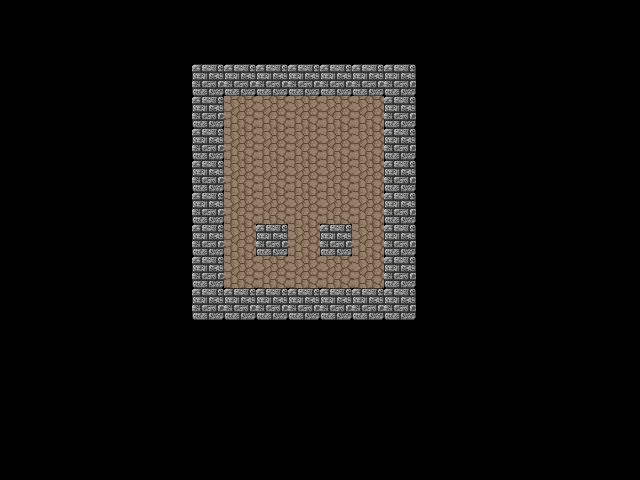

Below is a game level as drawn by its tile map, then a one-line description and the .tmx file that defines it, in full:
An orthogonal 20x15 tile map with 32x32 px tiles, 2 tile layers (Grounds, Walls), 6 tilesets and 10 objects (3x Red, 3x Blue, 3x Green, Hero).

<map version="1.0" orientation="orthogonal" width="20" height="15" tilewidth="32" tileheight="32">
 <tileset firstgid="1" name="grounds" tilewidth="32" tileheight="32">
  <image source="../assets/images/grounds.png" width="128" height="128" />
 </tileset>
 <tileset firstgid="17" name="walls" tilewidth="32" tileheight="32">
  <image source="../assets/images/walls.png" width="128" height="96" />
 </tileset>
 <tileset firstgid="29" name="changers" tilewidth="32" tileheight="32">
  <image source="../assets/images/changers.png" width="96" height="32" />
 </tileset>
 <tileset firstgid="32" name="capsules" tilewidth="32" tileheight="32">
  <image source="../assets/images/capsules.png" width="96" height="64" />
 </tileset>
 <tileset firstgid="38" name="viruses" tilewidth="32" tileheight="32">
  <image source="../assets/images/viruses.png" width="96" height="128" />
 </tileset>
 <tileset firstgid="50" name="hero" tilewidth="32" tileheight="32">
  <image source="../assets/images/character.png" width="416" height="96" />
 </tileset>
 <layer name="Grounds" width="20" height="15">
  <data encoding="csv">
0,0,0,0,0,0,0,0,0,0,0,0,0,0,0,0,0,0,0,0,
0,0,0,0,0,0,0,0,0,0,0,0,0,0,0,0,0,0,0,0,
0,0,0,0,0,0,0,0,0,0,0,0,0,0,0,0,0,0,0,0,
0,0,0,0,0,0,0,2,2,2,2,2,0,0,0,0,0,0,0,0,
0,0,0,0,0,0,0,2,2,2,2,2,0,0,0,0,0,0,0,0,
0,0,0,0,0,0,0,2,2,2,2,2,0,0,0,0,0,0,0,0,
0,0,0,0,0,0,0,2,2,2,2,2,0,0,0,0,0,0,0,0,
0,0,0,0,0,0,0,2,2,2,2,2,0,0,0,0,0,0,0,0,
0,0,0,0,0,0,0,2,2,2,2,2,0,0,0,0,0,0,0,0,
0,0,0,0,0,0,0,0,0,0,0,0,0,0,0,0,0,0,0,0,
0,0,0,0,0,0,0,0,0,0,0,0,0,0,0,0,0,0,0,0,
0,0,0,0,0,0,0,0,0,0,0,0,0,0,0,0,0,0,0,0,
0,0,0,0,0,0,0,0,0,0,0,0,0,0,0,0,0,0,0,0,
0,0,0,0,0,0,0,0,0,0,0,0,0,0,0,0,0,0,0,0,
0,0,0,0,0,0,0,0,0,0,0,0,0,0,0,0,0,0,0,0
</data>
 </layer>
 <layer name="Walls" width="20" height="15">
  <data encoding="csv">
0,0,0,0,0,0,0,0,0,0,0,0,0,0,0,0,0,0,0,0,
0,0,0,0,0,0,0,0,0,0,0,0,0,0,0,0,0,0,0,0,
0,0,0,0,0,0,18,18,18,18,18,18,18,0,0,0,0,0,0,0,
0,0,0,0,0,0,18,0,0,0,0,0,18,0,0,0,0,0,0,0,
0,0,0,0,0,0,18,0,0,0,0,0,18,0,0,0,0,0,0,0,
0,0,0,0,0,0,18,0,0,0,0,0,18,0,0,0,0,0,0,0,
0,0,0,0,0,0,18,0,0,0,0,0,18,0,0,0,0,0,0,0,
0,0,0,0,0,0,18,0,18,0,18,0,18,0,0,0,0,0,0,0,
0,0,0,0,0,0,18,0,0,0,0,0,18,0,0,0,0,0,0,0,
0,0,0,0,0,0,18,18,18,18,18,18,18,0,0,0,0,0,0,0,
0,0,0,0,0,0,0,0,0,0,0,0,0,0,0,0,0,0,0,0,
0,0,0,0,0,0,0,0,0,0,0,0,0,0,0,0,0,0,0,0,
0,0,0,0,0,0,0,0,0,0,0,0,0,0,0,0,0,0,0,0,
0,0,0,0,0,0,0,0,0,0,0,0,0,0,0,0,0,0,0,0,
0,0,0,0,0,0,0,0,0,0,0,0,0,0,0,0,0,0,0,0
</data>
 </layer>
 <objectgroup name="Changers" width="20" height="15">
  <object name="Red" gid="29" x="288" y="128">
   <properties>
    <property name="type" value="red" />
   </properties>
  </object>
  <object name="Blue" gid="30" x="224" y="128">
   <properties>
    <property name="type" value="blue" />
   </properties>
  </object>
  <object name="Green" gid="31" x="352" y="128">
   <properties>
    <property name="type" value="green" />
   </properties>
  </object>
 </objectgroup>
 <objectgroup name="Capsules" width="20" height="15">
  <object name="Red" gid="32" x="288" y="192">
   <properties>
    <property name="type" value="red" />
   </properties>
  </object>
  <object name="Blue" gid="33" x="224" y="192">
   <properties>
    <property name="type" value="blue" />
   </properties>
  </object>
  <object name="Green" gid="34" x="352" y="192">
   <properties>
    <property name="type" value="green" />
   </properties>
  </object>
 </objectgroup>
 <objectgroup name="Viruses" width="20" height="15">
  <object name="Red" gid="38" x="288" y="256">
   <properties>
    <property name="type" value="red" />
   </properties>
  </object>
  <object name="Blue" gid="39" x="224" y="256">
   <properties>
    <property name="type" value="blue" />
   </properties>
  </object>
  <object name="Green" gid="40" x="352" y="256">
   <properties>
    <property name="type" value="green" />
   </properties>
  </object>
 </objectgroup>
 <objectgroup name="Hero" width="20" height="15">
  <object name="Hero" gid="50" x="288" y="160">
   <properties>
    <property name="color" value="red" />
    <property name="type" value="hero" />
   </properties>
  </object>
 </objectgroup>
</map>
